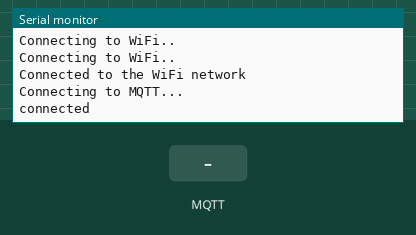
A sketch run on a simulated ESP8266 (NodeMCU). Parts: the last lines printed to the serial monitor. The inputs (shaded band) are chosen by the test bench. WiFi joins after 1.5 s; servers stay silent unless stated; no MQTT or app messages arrive unless stated.

Above: at 2.7 s.
2.8 s: MQTT message "1" arrives on the first subscribed topic
At 3.8 s:
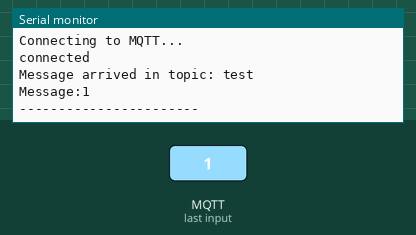
4.3 s: MQTT message "on" arrives on the first subscribed topic
At 5.0 s:
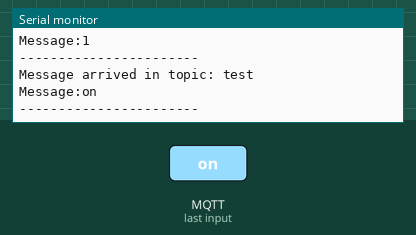
5.8 s: MQTT message "off" arrives on the first subscribed topic
At 6.2 s:
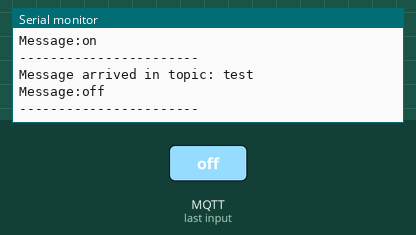

The sketch:

mqtt.ino
```cpp
#include <ESP8266WiFi.h>
#include <PubSubClient.h>


const char* mqttServer = "m24.cloudmqtt.com";
const int mqttPort = 10991;
const char* mqttUser = "";
const char* mqttPassword = "";
const char* ssid = "";
const char* password = "";

WiFiClient espClient;
PubSubClient client(espClient);

void setup() {

  Serial.begin(115200);

  WiFi.begin(ssid, password);

  while (WiFi.status() != WL_CONNECTED) {
    delay(500);
    Serial.println("Connecting to WiFi..");
  }
  Serial.println("Connected to the WiFi network");

  client.setServer(mqttServer, mqttPort);
  client.setCallback(callback);

  while (!client.connected()) {
    Serial.println("Connecting to MQTT...");

    if (client.connect("ESP8266Client2")) {

      Serial.println("connected");

    } else {

      Serial.print("failed with state ");
      Serial.print(client.state());
      delay(2000);

    }
  }

  client.publish("test", "radi");
  client.subscribe("test");

}

void callback(char* topic, byte* payload, unsigned int length) {

  Serial.print("Message arrived in topic: ");
  Serial.println(topic);

  Serial.print("Message:");
  for (int i = 0; i < length; i++) {
    Serial.print((char)payload[i]);
  }

  Serial.println();
  Serial.println("-----------------------");

}

void loop() {
  client.loop();
}
```

Measured:
- after the input at 2.8 s, the serial monitor: prints a new line at once (image 1)
- after the input at 4.3 s, the serial monitor: prints a new line at once (image 2)
- after the input at 5.8 s, the serial monitor: prints a new line at once (image 3)
